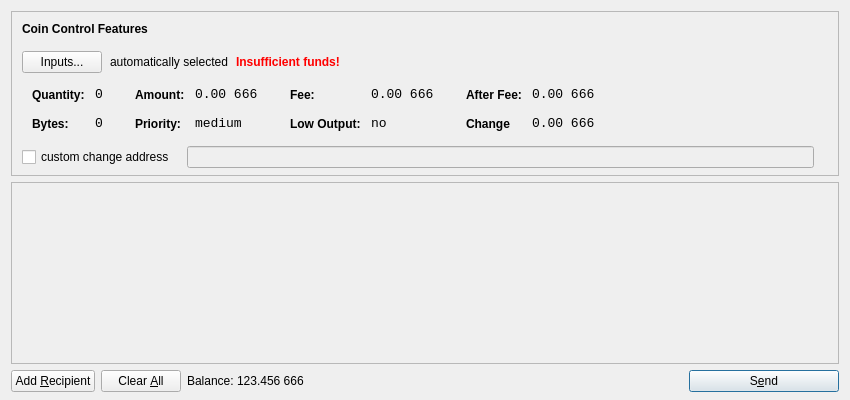
<?xml version="1.0" encoding="UTF-8"?>
<ui version="4.0">
 <class>SendCoinsDialog</class>
 <widget class="QDialog" name="SendCoinsDialog">
  <property name="geometry">
   <rect>
    <x>0</x>
    <y>0</y>
    <width>850</width>
    <height>400</height>
   </rect>
  </property>
  <property name="windowTitle">
   <string>Send Coins</string>
  </property>
  <property name="styleSheet">
   <string notr="true">background-image: url(:/images/bkg2);</string>
  </property>
  <layout class="QVBoxLayout" name="verticalLayout" stretch="0,1,0">
   <property name="bottomMargin">
    <number>8</number>
   </property>
   <item>
    <widget class="QFrame" name="frameCoinControl">
     <property name="sizePolicy">
      <sizepolicy hsizetype="Expanding" vsizetype="Expanding">
       <horstretch>0</horstretch>
       <verstretch>0</verstretch>
      </sizepolicy>
     </property>
     <property name="maximumSize">
      <size>
       <width>16777215</width>
       <height>16777215</height>
      </size>
     </property>
     <property name="frameShape">
      <enum>QFrame::StyledPanel</enum>
     </property>
     <property name="frameShadow">
      <enum>QFrame::Sunken</enum>
     </property>
     <layout class="QVBoxLayout" name="verticalLayoutCoinControl2">
      <property name="spacing">
       <number>6</number>
      </property>
      <property name="leftMargin">
       <number>0</number>
      </property>
      <property name="topMargin">
       <number>0</number>
      </property>
      <property name="rightMargin">
       <number>0</number>
      </property>
      <property name="bottomMargin">
       <number>6</number>
      </property>
      <item>
       <layout class="QVBoxLayout" name="verticalLayoutCoinControl" stretch="0,0,0,0,1">
        <property name="spacing">
         <number>0</number>
        </property>
        <property name="leftMargin">
         <number>10</number>
        </property>
        <property name="topMargin">
         <number>10</number>
        </property>
        <item>
         <layout class="QHBoxLayout" name="horizontalLayoutCoinControl1">
          <property name="bottomMargin">
           <number>15</number>
          </property>
          <item>
           <widget class="QLabel" name="labelCoinControlFeatures">
            <property name="sizePolicy">
             <sizepolicy hsizetype="Preferred" vsizetype="Maximum">
              <horstretch>0</horstretch>
              <verstretch>0</verstretch>
             </sizepolicy>
            </property>
            <property name="font">
             <font>
              <weight>75</weight>
              <bold>true</bold>
             </font>
            </property>
            <property name="styleSheet">
             <string notr="true">font-weight:bold;</string>
            </property>
            <property name="text">
             <string>Coin Control Features</string>
            </property>
           </widget>
          </item>
         </layout>
        </item>
        <item>
         <layout class="QHBoxLayout" name="horizontalLayoutCoinControl2" stretch="0,0,0,0">
          <property name="spacing">
           <number>8</number>
          </property>
          <property name="bottomMargin">
           <number>10</number>
          </property>
          <item>
           <widget class="QPushButton" name="pushButtonCoinControl">
            <property name="styleSheet">
             <string notr="true"/>
            </property>
            <property name="text">
             <string>Inputs...</string>
            </property>
           </widget>
          </item>
          <item>
           <widget class="QLabel" name="labelCoinControlAutomaticallySelected">
            <property name="text">
             <string>automatically selected</string>
            </property>
            <property name="margin">
             <number>5</number>
            </property>
           </widget>
          </item>
          <item>
           <widget class="QLabel" name="labelCoinControlInsuffFunds">
            <property name="font">
             <font>
              <weight>75</weight>
              <bold>true</bold>
             </font>
            </property>
            <property name="styleSheet">
             <string notr="true">color:red;font-weight:bold;</string>
            </property>
            <property name="text">
             <string>Insufficient funds!</string>
            </property>
            <property name="margin">
             <number>5</number>
            </property>
           </widget>
          </item>
          <item>
           <spacer name="horizontalSpacerCoinControl">
            <property name="orientation">
             <enum>Qt::Horizontal</enum>
            </property>
            <property name="sizeHint" stdset="0">
             <size>
              <width>40</width>
              <height>1</height>
             </size>
            </property>
           </spacer>
          </item>
         </layout>
        </item>
        <item>
         <widget class="QWidget" name="widgetCoinControl" native="true">
          <property name="sizePolicy">
           <sizepolicy hsizetype="Preferred" vsizetype="Preferred">
            <horstretch>0</horstretch>
            <verstretch>0</verstretch>
           </sizepolicy>
          </property>
          <property name="minimumSize">
           <size>
            <width>0</width>
            <height>0</height>
           </size>
          </property>
          <property name="styleSheet">
           <string notr="true"/>
          </property>
          <layout class="QHBoxLayout" name="horizontalLayoutCoinControl5">
           <property name="leftMargin">
            <number>0</number>
           </property>
           <property name="topMargin">
            <number>0</number>
           </property>
           <property name="rightMargin">
            <number>0</number>
           </property>
           <property name="bottomMargin">
            <number>0</number>
           </property>
           <item>
            <layout class="QHBoxLayout" name="horizontalLayoutCoinControl3" stretch="0,0,0,1">
             <property name="spacing">
              <number>20</number>
             </property>
             <property name="topMargin">
              <number>0</number>
             </property>
             <property name="bottomMargin">
              <number>10</number>
             </property>
             <item>
              <layout class="QFormLayout" name="formLayoutCoinControl1">
               <property name="horizontalSpacing">
                <number>10</number>
               </property>
               <property name="verticalSpacing">
                <number>14</number>
               </property>
               <property name="leftMargin">
                <number>10</number>
               </property>
               <property name="topMargin">
                <number>4</number>
               </property>
               <property name="rightMargin">
                <number>6</number>
               </property>
               <item row="0" column="0">
                <widget class="QLabel" name="labelCoinControlQuantityText">
                 <property name="styleSheet">
                  <string notr="true">font-weight:bold;</string>
                 </property>
                 <property name="text">
                  <string>Quantity:</string>
                 </property>
                 <property name="margin">
                  <number>0</number>
                 </property>
                </widget>
               </item>
               <item row="0" column="1">
                <widget class="QLabel" name="labelCoinControlQuantity">
                 <property name="font">
                  <font>
                   <family>Monospace</family>
                   <pointsize>10</pointsize>
                  </font>
                 </property>
                 <property name="cursor">
                  <cursorShape>IBeamCursor</cursorShape>
                 </property>
                 <property name="contextMenuPolicy">
                  <enum>Qt::ActionsContextMenu</enum>
                 </property>
                 <property name="text">
                  <string>0</string>
                 </property>
                 <property name="margin">
                  <number>0</number>
                 </property>
                 <property name="textInteractionFlags">
                  <set>Qt::LinksAccessibleByMouse|Qt::TextSelectableByKeyboard|Qt::TextSelectableByMouse</set>
                 </property>
                </widget>
               </item>
               <item row="1" column="0">
                <widget class="QLabel" name="labelCoinControlBytesText">
                 <property name="styleSheet">
                  <string notr="true">font-weight:bold;</string>
                 </property>
                 <property name="text">
                  <string>Bytes:</string>
                 </property>
                </widget>
               </item>
               <item row="1" column="1">
                <widget class="QLabel" name="labelCoinControlBytes">
                 <property name="font">
                  <font>
                   <family>Monospace</family>
                   <pointsize>10</pointsize>
                  </font>
                 </property>
                 <property name="cursor">
                  <cursorShape>IBeamCursor</cursorShape>
                 </property>
                 <property name="contextMenuPolicy">
                  <enum>Qt::ActionsContextMenu</enum>
                 </property>
                 <property name="text">
                  <string>0</string>
                 </property>
                 <property name="textInteractionFlags">
                  <set>Qt::LinksAccessibleByMouse|Qt::TextSelectableByKeyboard|Qt::TextSelectableByMouse</set>
                 </property>
                </widget>
               </item>
              </layout>
             </item>
             <item>
              <layout class="QFormLayout" name="formLayoutCoinControl2">
               <property name="horizontalSpacing">
                <number>10</number>
               </property>
               <property name="verticalSpacing">
                <number>14</number>
               </property>
               <property name="leftMargin">
                <number>6</number>
               </property>
               <property name="topMargin">
                <number>4</number>
               </property>
               <property name="rightMargin">
                <number>6</number>
               </property>
               <item row="0" column="0">
                <widget class="QLabel" name="labelCoinControlAmountText">
                 <property name="styleSheet">
                  <string notr="true">font-weight:bold;</string>
                 </property>
                 <property name="text">
                  <string>Amount:</string>
                 </property>
                 <property name="margin">
                  <number>0</number>
                 </property>
                </widget>
               </item>
               <item row="0" column="1">
                <widget class="QLabel" name="labelCoinControlAmount">
                 <property name="font">
                  <font>
                   <family>Monospace</family>
                   <pointsize>10</pointsize>
                  </font>
                 </property>
                 <property name="cursor">
                  <cursorShape>IBeamCursor</cursorShape>
                 </property>
                 <property name="contextMenuPolicy">
                  <enum>Qt::ActionsContextMenu</enum>
                 </property>
                 <property name="text">
                  <string>0.00 666</string>
                 </property>
                 <property name="textInteractionFlags">
                  <set>Qt::LinksAccessibleByMouse|Qt::TextSelectableByKeyboard|Qt::TextSelectableByMouse</set>
                 </property>
                </widget>
               </item>
               <item row="1" column="0">
                <widget class="QLabel" name="labelCoinControlPriorityText">
                 <property name="styleSheet">
                  <string notr="true">font-weight:bold;</string>
                 </property>
                 <property name="text">
                  <string>Priority:</string>
                 </property>
                </widget>
               </item>
               <item row="1" column="1">
                <widget class="QLabel" name="labelCoinControlPriority">
                 <property name="font">
                  <font>
                   <family>Monospace</family>
                   <pointsize>10</pointsize>
                  </font>
                 </property>
                 <property name="cursor">
                  <cursorShape>IBeamCursor</cursorShape>
                 </property>
                 <property name="contextMenuPolicy">
                  <enum>Qt::ActionsContextMenu</enum>
                 </property>
                 <property name="text">
                  <string>medium</string>
                 </property>
                 <property name="textInteractionFlags">
                  <set>Qt::LinksAccessibleByMouse|Qt::TextSelectableByKeyboard|Qt::TextSelectableByMouse</set>
                 </property>
                </widget>
               </item>
              </layout>
             </item>
             <item>
              <layout class="QFormLayout" name="formLayoutCoinControl3">
               <property name="horizontalSpacing">
                <number>10</number>
               </property>
               <property name="verticalSpacing">
                <number>14</number>
               </property>
               <property name="leftMargin">
                <number>6</number>
               </property>
               <property name="topMargin">
                <number>4</number>
               </property>
               <property name="rightMargin">
                <number>6</number>
               </property>
               <item row="0" column="0">
                <widget class="QLabel" name="labelCoinControlFeeText">
                 <property name="styleSheet">
                  <string notr="true">font-weight:bold;</string>
                 </property>
                 <property name="text">
                  <string>Fee:</string>
                 </property>
                 <property name="margin">
                  <number>0</number>
                 </property>
                </widget>
               </item>
               <item row="0" column="1">
                <widget class="QLabel" name="labelCoinControlFee">
                 <property name="font">
                  <font>
                   <family>Monospace</family>
                   <pointsize>10</pointsize>
                  </font>
                 </property>
                 <property name="cursor">
                  <cursorShape>IBeamCursor</cursorShape>
                 </property>
                 <property name="contextMenuPolicy">
                  <enum>Qt::ActionsContextMenu</enum>
                 </property>
                 <property name="text">
                  <string>0.00 666</string>
                 </property>
                 <property name="textInteractionFlags">
                  <set>Qt::LinksAccessibleByMouse|Qt::TextSelectableByKeyboard|Qt::TextSelectableByMouse</set>
                 </property>
                </widget>
               </item>
               <item row="1" column="0">
                <widget class="QLabel" name="labelCoinControlLowOutputText">
                 <property name="styleSheet">
                  <string notr="true">font-weight:bold;</string>
                 </property>
                 <property name="text">
                  <string>Low Output:</string>
                 </property>
                </widget>
               </item>
               <item row="1" column="1">
                <widget class="QLabel" name="labelCoinControlLowOutput">
                 <property name="font">
                  <font>
                   <family>Monospace</family>
                   <pointsize>10</pointsize>
                  </font>
                 </property>
                 <property name="cursor">
                  <cursorShape>IBeamCursor</cursorShape>
                 </property>
                 <property name="contextMenuPolicy">
                  <enum>Qt::ActionsContextMenu</enum>
                 </property>
                 <property name="text">
                  <string>no</string>
                 </property>
                 <property name="textInteractionFlags">
                  <set>Qt::LinksAccessibleByMouse|Qt::TextSelectableByKeyboard|Qt::TextSelectableByMouse</set>
                 </property>
                </widget>
               </item>
              </layout>
             </item>
             <item>
              <layout class="QFormLayout" name="formLayoutCoinControl4">
               <property name="horizontalSpacing">
                <number>10</number>
               </property>
               <property name="verticalSpacing">
                <number>14</number>
               </property>
               <property name="leftMargin">
                <number>6</number>
               </property>
               <property name="topMargin">
                <number>4</number>
               </property>
               <property name="rightMargin">
                <number>6</number>
               </property>
               <item row="0" column="0">
                <widget class="QLabel" name="labelCoinControlAfterFeeText">
                 <property name="styleSheet">
                  <string notr="true">font-weight:bold;</string>
                 </property>
                 <property name="text">
                  <string>After Fee:</string>
                 </property>
                 <property name="margin">
                  <number>0</number>
                 </property>
                </widget>
               </item>
               <item row="0" column="1">
                <widget class="QLabel" name="labelCoinControlAfterFee">
                 <property name="font">
                  <font>
                   <family>Monospace</family>
                   <pointsize>10</pointsize>
                  </font>
                 </property>
                 <property name="cursor">
                  <cursorShape>IBeamCursor</cursorShape>
                 </property>
                 <property name="contextMenuPolicy">
                  <enum>Qt::ActionsContextMenu</enum>
                 </property>
                 <property name="text">
                  <string>0.00 666</string>
                 </property>
                 <property name="textInteractionFlags">
                  <set>Qt::LinksAccessibleByMouse|Qt::TextSelectableByKeyboard|Qt::TextSelectableByMouse</set>
                 </property>
                </widget>
               </item>
               <item row="1" column="0">
                <widget class="QLabel" name="labelCoinControlChangeText">
                 <property name="styleSheet">
                  <string notr="true">font-weight:bold;</string>
                 </property>
                 <property name="text">
                  <string>Change</string>
                 </property>
                </widget>
               </item>
               <item row="1" column="1">
                <widget class="QLabel" name="labelCoinControlChange">
                 <property name="font">
                  <font>
                   <family>Monospace</family>
                   <pointsize>10</pointsize>
                  </font>
                 </property>
                 <property name="cursor">
                  <cursorShape>IBeamCursor</cursorShape>
                 </property>
                 <property name="contextMenuPolicy">
                  <enum>Qt::ActionsContextMenu</enum>
                 </property>
                 <property name="text">
                  <string>0.00 666</string>
                 </property>
                 <property name="textInteractionFlags">
                  <set>Qt::LinksAccessibleByMouse|Qt::TextSelectableByKeyboard|Qt::TextSelectableByMouse</set>
                 </property>
                </widget>
               </item>
              </layout>
             </item>
            </layout>
           </item>
          </layout>
         </widget>
        </item>
        <item>
         <layout class="QHBoxLayout" name="horizontalLayoutCoinControl4" stretch="0,0,0">
          <property name="spacing">
           <number>12</number>
          </property>
          <property name="sizeConstraint">
           <enum>QLayout::SetDefaultConstraint</enum>
          </property>
          <property name="topMargin">
           <number>5</number>
          </property>
          <property name="rightMargin">
           <number>5</number>
          </property>
          <item>
           <widget class="QCheckBox" name="checkBoxCoinControlChange">
            <property name="text">
             <string>custom change address</string>
            </property>
           </widget>
          </item>
          <item>
           <widget class="QLineEdit" name="lineEditCoinControlChange">
            <property name="enabled">
             <bool>false</bool>
            </property>
            <property name="sizePolicy">
             <sizepolicy hsizetype="Expanding" vsizetype="Fixed">
              <horstretch>0</horstretch>
              <verstretch>0</verstretch>
             </sizepolicy>
            </property>
           </widget>
          </item>
          <item>
           <widget class="QLabel" name="labelCoinControlChangeLabel">
            <property name="sizePolicy">
             <sizepolicy hsizetype="Preferred" vsizetype="Expanding">
              <horstretch>0</horstretch>
              <verstretch>0</verstretch>
             </sizepolicy>
            </property>
            <property name="minimumSize">
             <size>
              <width>0</width>
              <height>0</height>
             </size>
            </property>
            <property name="text">
             <string/>
            </property>
            <property name="margin">
             <number>3</number>
            </property>
           </widget>
          </item>
         </layout>
        </item>
        <item>
         <spacer name="verticalSpacerCoinControl">
          <property name="orientation">
           <enum>Qt::Vertical</enum>
          </property>
          <property name="sizeHint" stdset="0">
           <size>
            <width>800</width>
            <height>1</height>
           </size>
          </property>
         </spacer>
        </item>
       </layout>
      </item>
     </layout>
    </widget>
   </item>
   <item>
    <widget class="QScrollArea" name="scrollArea">
     <property name="widgetResizable">
      <bool>true</bool>
     </property>
     <widget class="QWidget" name="scrollAreaWidgetContents">
      <property name="geometry">
       <rect>
        <x>0</x>
        <y>0</y>
        <width>830</width>
        <height>172</height>
       </rect>
      </property>
      <layout class="QVBoxLayout" name="verticalLayout_2">
       <property name="leftMargin">
        <number>0</number>
       </property>
       <property name="topMargin">
        <number>0</number>
       </property>
       <property name="rightMargin">
        <number>0</number>
       </property>
       <property name="bottomMargin">
        <number>0</number>
       </property>
       <item>
        <layout class="QVBoxLayout" name="entries">
         <property name="spacing">
          <number>6</number>
         </property>
        </layout>
       </item>
       <item>
        <spacer name="verticalSpacer">
         <property name="orientation">
          <enum>Qt::Vertical</enum>
         </property>
         <property name="sizeHint" stdset="0">
          <size>
           <width>20</width>
           <height>40</height>
          </size>
         </property>
        </spacer>
       </item>
      </layout>
     </widget>
    </widget>
   </item>
   <item>
    <layout class="QHBoxLayout" name="horizontalLayout">
     <item>
      <widget class="QPushButton" name="addButton">
       <property name="toolTip">
        <string>Send to multiple recipients at once</string>
       </property>
       <property name="text">
        <string>Add &amp;Recipient</string>
       </property>
       <property name="icon">
        <iconset resource="../bitcoin.qrc">
         <normaloff>:/icons/add</normaloff>:/icons/add</iconset>
       </property>
       <property name="autoDefault">
        <bool>false</bool>
       </property>
      </widget>
     </item>
     <item>
      <widget class="QPushButton" name="clearButton">
       <property name="sizePolicy">
        <sizepolicy hsizetype="Minimum" vsizetype="Fixed">
         <horstretch>0</horstretch>
         <verstretch>0</verstretch>
        </sizepolicy>
       </property>
       <property name="toolTip">
        <string>Remove all transaction fields</string>
       </property>
       <property name="text">
        <string>Clear &amp;All</string>
       </property>
       <property name="icon">
        <iconset resource="../bitcoin.qrc">
         <normaloff>:/icons/remove</normaloff>:/icons/remove</iconset>
       </property>
       <property name="autoRepeatDelay">
        <number>300</number>
       </property>
       <property name="autoDefault">
        <bool>false</bool>
       </property>
      </widget>
     </item>
     <item>
      <layout class="QHBoxLayout" name="horizontalLayout_2">
       <property name="spacing">
        <number>3</number>
       </property>
       <item>
        <widget class="QLabel" name="label">
         <property name="sizePolicy">
          <sizepolicy hsizetype="Preferred" vsizetype="Fixed">
           <horstretch>0</horstretch>
           <verstretch>0</verstretch>
          </sizepolicy>
         </property>
         <property name="text">
          <string>Balance:</string>
         </property>
        </widget>
       </item>
       <item>
        <widget class="QLabel" name="labelBalance">
         <property name="sizePolicy">
          <sizepolicy hsizetype="Preferred" vsizetype="Fixed">
           <horstretch>0</horstretch>
           <verstretch>0</verstretch>
          </sizepolicy>
         </property>
         <property name="cursor">
          <cursorShape>IBeamCursor</cursorShape>
         </property>
         <property name="text">
          <string>123.456 666</string>
         </property>
         <property name="textInteractionFlags">
          <set>Qt::LinksAccessibleByMouse|Qt::TextSelectableByKeyboard|Qt::TextSelectableByMouse</set>
         </property>
        </widget>
       </item>
      </layout>
     </item>
     <item>
      <spacer name="horizontalSpacer">
       <property name="orientation">
        <enum>Qt::Horizontal</enum>
       </property>
       <property name="sizeHint" stdset="0">
        <size>
         <width>40</width>
         <height>20</height>
        </size>
       </property>
      </spacer>
     </item>
     <item>
      <widget class="QPushButton" name="sendButton">
       <property name="minimumSize">
        <size>
         <width>150</width>
         <height>0</height>
        </size>
       </property>
       <property name="toolTip">
        <string>Confirm the send action</string>
       </property>
       <property name="text">
        <string>S&amp;end</string>
       </property>
       <property name="icon">
        <iconset resource="../bitcoin.qrc">
         <normaloff>:/icons/send</normaloff>:/icons/send</iconset>
       </property>
       <property name="default">
        <bool>true</bool>
       </property>
      </widget>
     </item>
    </layout>
   </item>
  </layout>
 </widget>
 <resources>
  <include location="../bitcoin.qrc"/>
 </resources>
 <connections/>
</ui>
